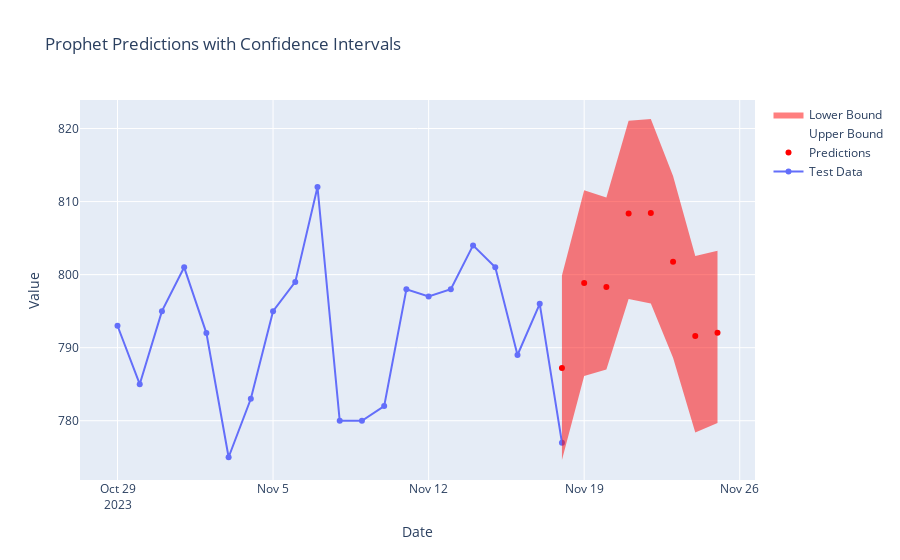

Source (notebook cell):
### Code cell
# Redo the whole next bit so that forecasts and historical stuff are separatedfo9
end_date = grouped_df['ds'].max()
pred_window = create_date_range_dataframe(end_date, 0, 7)
forecast = model.predict(pred_window)

# Get most recent data
latest_data = grouped_df.tail(21)

# Plot the results using Plotly
fig = go.Figure()

# Latest Data
fig.add_trace(go.Scatter(x=latest_data['ds'], y=latest_data['y'], name='Test Data', mode='lines+markers'))

# Predictions
# fig.add_trace(go.Scatter(x=forecast['ds'], y=forecast['yhat'], name='Predictions', mode='lines'))
fig.add_trace(go.Scatter(x=forecast['ds'], y=forecast['yhat'], mode='markers', 
                         marker=dict(color='red'), name='Predictions'))


# Confidence intervals
fig.add_trace(go.Scatter(x=forecast['ds'], y=forecast['yhat_upper'], name='Upper Bound', mode='lines', line=dict(width=0, color='red')))
fig.add_trace(go.Scatter(x=forecast['ds'], y=forecast['yhat_lower'], name='Lower Bound', mode='lines', line=dict(width=0, color='red'), fill='tonexty'))

fig.update_layout(title='Prophet Predictions with Confidence Intervals', xaxis_title='Date', yaxis_title='Value')
fig.show()

### Figure 1 — Plotly figure (JSON) as saved in the notebook; plotly's stock layout.template omitted (floating-point values rounded to 4 significant figures)
{"data": [{"mode": "lines+markers", "name": "Test Data", "type": "scatter", "x": ["2023-10-29T00:00:00", "2023-10-30T00:00:00", "2023-10-31T00:00:00", "2023-11-01T00:00:00", "2023-11-02T00:00:00", "2023-11-03T00:00:00", "2023-11-04T00:00:00", "2023-11-05T00:00:00", "2023-11-06T00:00:00", "2023-11-07T00:00:00", "2023-11-08T00:00:00", "2023-11-09T00:00:00", "2023-11-10T00:00:00", "2023-11-11T00:00:00", "2023-11-12T00:00:00", "2023-11-13T00:00:00", "2023-11-14T00:00:00", "2023-11-15T00:00:00", "2023-11-16T00:00:00", "2023-11-17T00:00:00", "2023-11-18T00:00:00"], "y": [793, 785, 795, 801, 792, 775, 783, 795, 799, 812, 780, 780, 782, 798, 797, 798, 804, 801, 789, 796, 777]}, {"marker": {"color": "red"}, "mode": "markers", "name": "Predictions", "type": "scatter", "x": ["2023-11-18T00:00:00", "2023-11-19T00:00:00", "2023-11-20T00:00:00", "2023-11-21T00:00:00", "2023-11-22T00:00:00", "2023-11-23T00:00:00", "2023-11-24T00:00:00", "2023-11-25T00:00:00"], "y": [787.2, 798.9, 798.3, 808.4, 808.4, 801.8, 791.6, 792.0]}, {"line": {"color": "red", "width": 0}, "mode": "lines", "name": "Upper Bound", "type": "scatter", "x": ["2023-11-18T00:00:00", "2023-11-19T00:00:00", "2023-11-20T00:00:00", "2023-11-21T00:00:00", "2023-11-22T00:00:00", "2023-11-23T00:00:00", "2023-11-24T00:00:00", "2023-11-25T00:00:00"], "y": [799.9, 811.6, 810.6, 821.1, 821.3, 813.5, 802.5, 803.3]}, {"fill": "tonexty", "line": {"color": "red", "width": 0}, "mode": "lines", "name": "Lower Bound", "type": "scatter", "x": ["2023-11-18T00:00:00", "2023-11-19T00:00:00", "2023-11-20T00:00:00", "2023-11-21T00:00:00", "2023-11-22T00:00:00", "2023-11-23T00:00:00", "2023-11-24T00:00:00", "2023-11-25T00:00:00"], "y": [774.6, 786.1, 787.0, 796.7, 796.1, 788.6, 778.4, 779.7]}], "layout": {"title": {"text": "Prophet Predictions with Confidence Intervals"}, "xaxis": {"title": {"text": "Date"}}, "yaxis": {"title": {"text": "Value"}}}}
